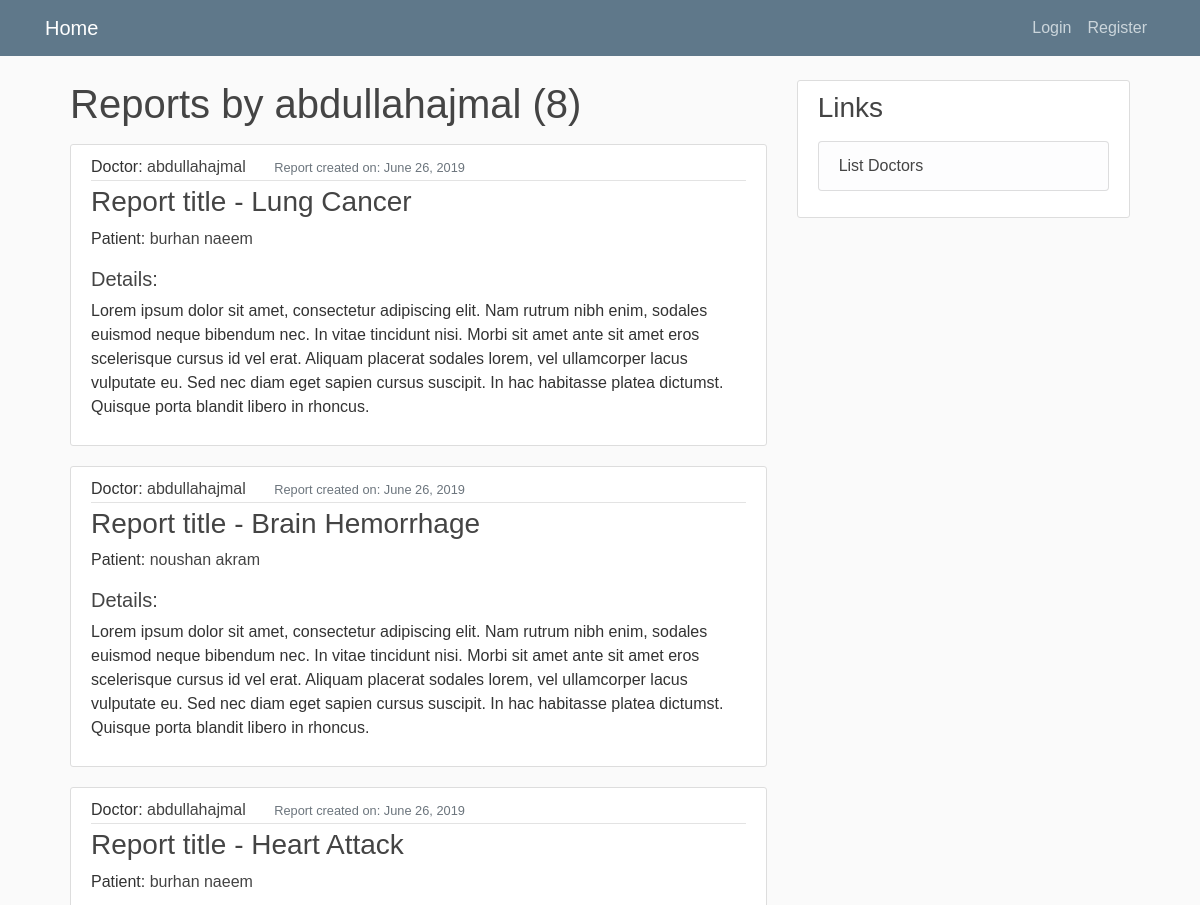
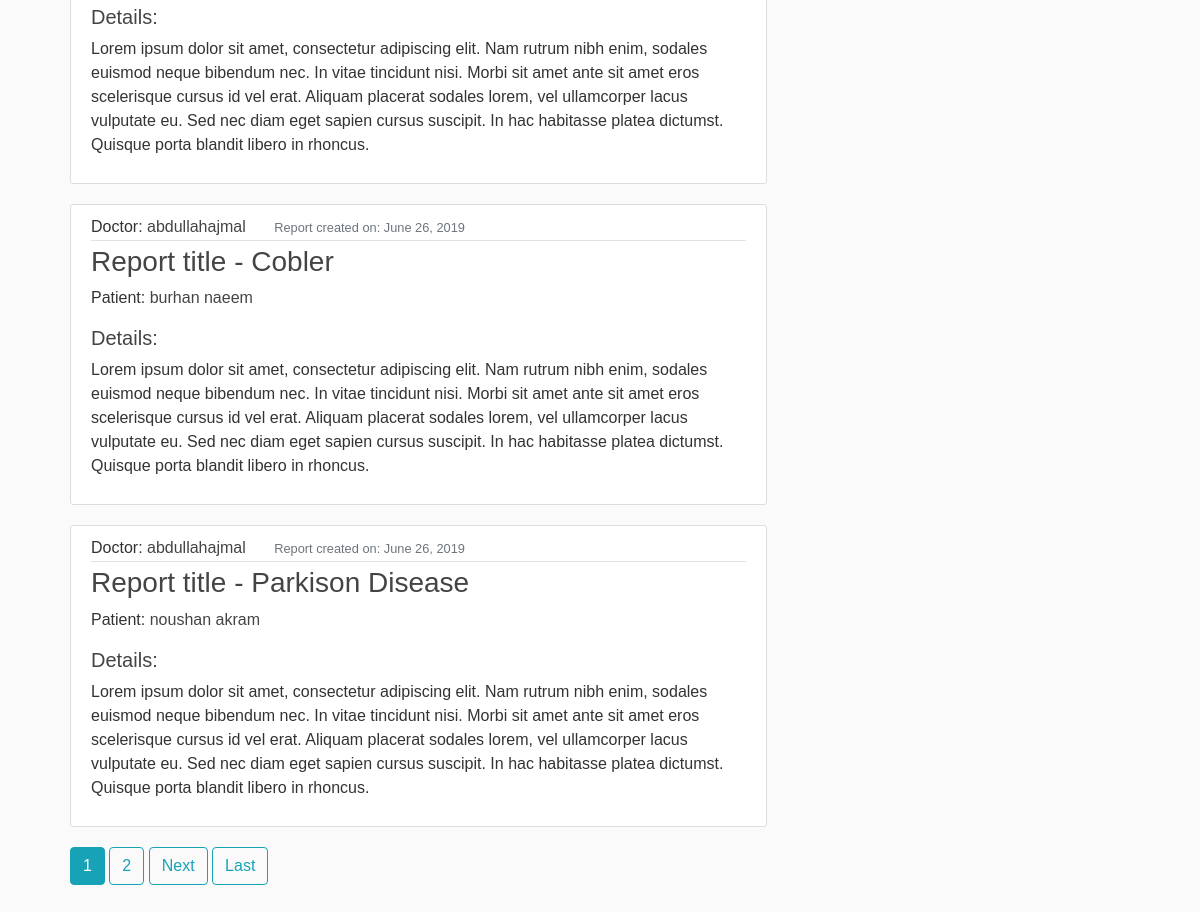
The app's page /user/abdullahajmal/ with its own data (2 pictures, top to bottom).
### hospital_app/models.py (models this page shows, shortened)
class DiagReport(models.Model):
    pat = models.ForeignKey(Patient, on_delete=models.CASCADE)
    title = models.CharField(max_length = 100)
    date_created = models.DateTimeField(default=timezone.now)
    rprt = models.TextField()

class Patient(models.Model):
    MALE = 'M'
    FEMALE = 'F'
    GENDER = [(MALE,'Male'),(FEMALE, 'Female')]
    doc = models.ForeignKey(User, on_delete=models.CASCADE)
    first = models.CharField(max_length = 50)
    last = models.CharField(max_length = 50, blank=True)
    age = models.PositiveIntegerField(validators=[MaxValueValidator(80), MinValueValidator(1)])
    gender = models.CharField(max_length = 1, choices=GENDER)
    def __str__(self):
        return str(self.first) + " " + str(self.last)

### hospital_app/views.py (the view)
# urls.py: path('user/<str:username>/', DocReportListView.as_view(), name='Doc-Report'),
class DocReportListView(ListView):
    model = DiagReport
    template_name = 'hospital_app/doc_reports.html'
    context_object_name = 'docreps'
    paginate_by = 5
    def get_queryset(self):
        user = get_object_or_404(User, username=self.kwargs.get('username'))
        pat = user.patient_set.first()
        reports = pat.diagreport_set.all()
        for pat in user.patient_set.all():
            reports |= pat.diagreport_set.all()
        return reports.order_by('-date_created')#DiagReport.objects.filter(doc=user).order_by('-date_created')

### hospital_app/templates/hospital_app/doc_reports.html (shortened to what this page needs)
{% extends "hospital_app/base.html" %}
{% block content %}
<h1 class="mb-3">Reports by {{ view.kwargs.username }} ({{ page_obj.paginator.count }})</h1>
        {% for rpt in docreps %}
        <article class="media content-section">
          <div class="media-body">
                <div class="article-metadata">
                    Doctor: <a class="mr-4 article-title" href="{% url 'Doc-Report' rpt.pat.doc.username %}">{{ rpt.pat.doc.username }}</a>
                  <small class="text-muted">Report created on: {{ rpt.date_created|date:"F d, Y" }}</small>
                </div>
                <h3>Report title - <a class="article-title" href="{% url 'report-detail' rpt.id %}">{{ rpt.title }}</a></h3>
                <p class="article-content">Patient: <a class="article-title" href="{% url 'Pat-Report' rpt.pat.id %}">{{ rpt.pat }}</a></p>
                <h5>Details: </h5>
                <p class="article-content">{{ rpt.rprt }}</p>
              </div>
        </article>
    {% endfor %}
    {% if is_paginated %}
      {% for num in page_obj.paginator.page_range %}
          {% if page_obj.number == num %}
            <a class="btn btn-info mb-4" href="?page={{ num }}">{{ num }}</a>
          {% elif  num > page_obj.number|add:'-3' and num < page_obj.number|add:'3' %}
          <a class="btn btn-outline-info mb-4" href="?page={{ num }}">{{ num }}</a>
          {% endif %}
      {% endfor %}
      {% if page_obj.has_next  %}
        <a class="btn btn-outline-info mb-4" href="?page={{ page_obj.next_page_number }}">Next</a>
        <a class="btn btn-outline-info mb-4" href="?page={{ page_obj.paginator.num_pages }}">Last</a>
      {% endif %}
    {% endif %}
{% endblock content %}

### hospital_app/static/hospital_app/main.css (style rules this page uses)
* { box-sizing: border-box; }
body { background: #fafafa; color: #333333; margin-top: 5rem; font-family: Arial, Helvetica, sans-serif; }
h1, h2, h3, h4, h5, h6 { color: #444444; }
.content-section { background: #ffffff; padding: 10px 20px; border: 1px solid #dddddd; border-radius: 3px; margin-bottom: 20px; }
.article-title { color: #444444; }
.article-content { white-space: pre-line; }
.article-metadata { padding-bottom: 1px; margin-bottom: 4px; border-bottom: 1px solid #e3e3e3 }

### records on screen
DiagReport: pat.doc.username "abdullahajmal", date_created "June 26, 2019", title "Lung Cancer", pat "burhan naeem", rprt "Lorem ipsum dolor sit amet, consectetur adipiscing elit. Nam rutrum nibh enim, sodales euismod neque bibendum nec. In vitae tincidunt nisi. Morbi sit amet ante sit amet eros scelerisque cursus id vel erat. Aliquam placerat sodales lorem, vel ullamcorper lacus vulputate eu. Sed nec diam eget sapien cursus suscipit. In hac habitasse platea dictumst. Quisque porta blandit libero in rhoncus."
DiagReport: pat.doc.username "abdullahajmal", date_created "June 26, 2019", title "Brain Hemorrhage", pat "noushan akram", rprt "Lorem ipsum dolor sit amet, consectetur adipiscing elit. Nam rutrum nibh enim, sodales euismod neque bibendum nec. In vitae tincidunt nisi. Morbi sit amet ante sit amet eros scelerisque cursus id vel erat. Aliquam placerat sodales lorem, vel ullamcorper lacus vulputate eu. Sed nec diam eget sapien cursus suscipit. In hac habitasse platea dictumst. Quisque porta blandit libero in rhoncus."
DiagReport: pat.doc.username "abdullahajmal", date_created "June 26, 2019", title "Heart Attack", pat "burhan naeem", rprt "Lorem ipsum dolor sit amet, consectetur adipiscing elit. Nam rutrum nibh enim, sodales euismod neque bibendum nec. In vitae tincidunt nisi. Morbi sit amet ante sit amet eros scelerisque cursus id vel erat. Aliquam placerat sodales lorem, vel ullamcorper lacus vulputate eu. Sed nec diam eget sapien cursus suscipit. In hac habitasse platea dictumst. Quisque porta blandit libero in rhoncus."
DiagReport: pat.doc.username "abdullahajmal", date_created "June 26, 2019", title "Cobler", pat "burhan naeem", rprt "Lorem ipsum dolor sit amet, consectetur adipiscing elit. Nam rutrum nibh enim, sodales euismod neque bibendum nec. In vitae tincidunt nisi. Morbi sit amet ante sit amet eros scelerisque cursus id vel erat. Aliquam placerat sodales lorem, vel ullamcorper lacus vulputate eu. Sed nec diam eget sapien cursus suscipit. In hac habitasse platea dictumst. Quisque porta blandit libero in rhoncus."
DiagReport: pat.doc.username "abdullahajmal", date_created "June 26, 2019", title "Parkison Disease", pat "noushan akram", rprt "Lorem ipsum dolor sit amet, consectetur adipiscing elit. Nam rutrum nibh enim, sodales euismod neque bibendum nec. In vitae tincidunt nisi. Morbi sit amet ante sit amet eros scelerisque cursus id vel erat. Aliquam placerat sodales lorem, vel ullamcorper lacus vulputate eu. Sed nec diam eget sapien cursus suscipit. In hac habitasse platea dictumst. Quisque porta blandit libero in rhoncus."

### other values on screen
{{ view.kwargs.username }} "abdullahajmal"
{{ page_obj.paginator.count }} "8"
{{ num }} "1"
{{ num }} "2"
